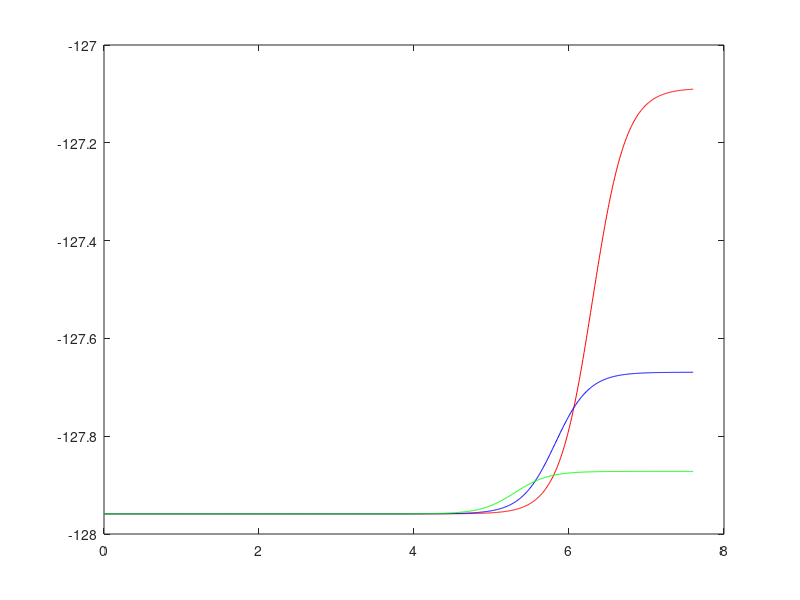

Here is the MATLAB script that generated this plot:
Icp=0.001;
Kdl=10^-9;
C=10^-10;
K=Icp*Kdl/C;
Tref=50*10^-9;
pkg load control;
z= tf("z",Tref);
Hclosed_ref_out=4*((z*(1+K)-1)/(z*(z-(1-K))));
Hopen_loop=K/(z-1);
b=[1+K -1];
a=[1 -(1-K)];
Wn=Icp*Kdl/(C*Tref);
Hclosed_dll=tf([-Tref (1-Wn*Tref) Wn],[0 (1-Wn*Tref) Wn]);
[mag ,phase, w]=bode(Hclosed_ref_out,{10^3,10^7});
psd_in=10^-14;
psd_out=psd_in.*(mag.^2);
P_rms=sum(psd_out);
A_rms=sqrt(P_rms);
A_rms_t=A_rms*Tref/(2*pi);
#plot(log10(w),10*log10(psd_in));
#hold on;
for i=1:1:3
  if i==1
    K=1/10;
   end
   if i==2
     K=1/30;
    end
   if i==3;
     K=1/100;
    end
    Hclosed_ref_out=4*((z*(1+K)-1)/(z*(z-(1-K))));
    [mag,phase,w]=bode(Hclosed_ref_out,{1,4*10^7});
    psd_out=psd_in.*(mag'.^2);
    P_rms=sum(psd_out);
    A_rms=sqrt(P_rms);
    A_rms_t=A_rms*Tref/(2*pi); 
    if i==1
    #bode(Hclosed_ref_out,"r");
    #set(findobj(gcf,"type","axes"),"nextplot","add");
    #plot(log10(w),10*log(mag),"r");
    plot(log10(w),10*log10(psd_out),"r");
    hold on;
    tj1=A_rms_t*10^12;
   end
   if i==2
    #bode(Hclosed_ref_out,"b");
   #plot(log10(w),10*log(mag),"g");
    plot(log10(w),10*log10(psd_out),"b");
    tj2=A_rms_t*10^12;
    end
   if i==3;
    # bode(Hclosed_ref_out,"g");
   #plot(log10(w),10*log(mag),"b");
    plot(log10(w),10*log10(psd_out),"g");
    tj3=A_rms_t*10^12;
    end
end 

#plot(log10(w),20*log10(psd_out));

